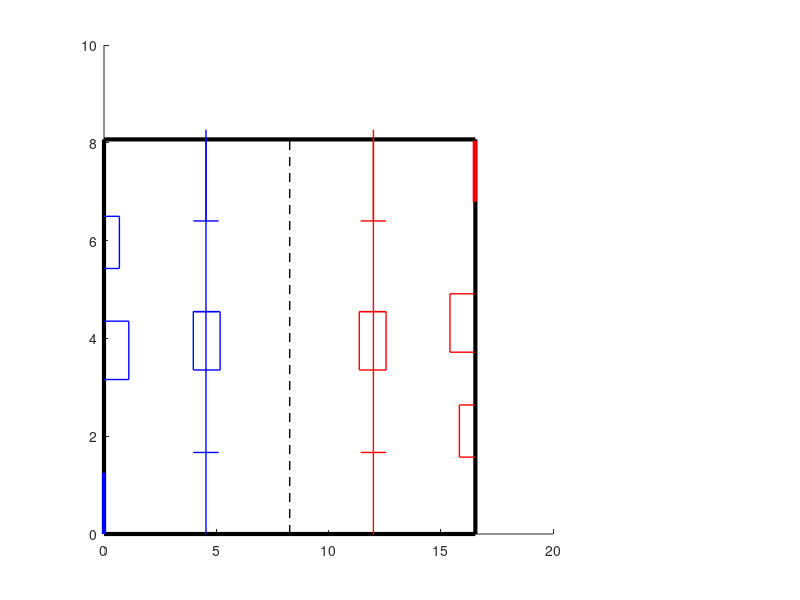

MATLAB code to generate this figure: (Note: this script raises an error after producing the figure.)


% Create figure and first subplot
figure(1), clf
subplot(1,4,1:3)
hold on

% Field Size 317 in. x 691 in.
field_width = 317.69 * 0.0254;
field_length = 691.22 * 0.0254;

% Field
plot([0 0]*0.0254,[0 317.69]*0.0254,'k','LineWidth',3)
plot([0 651.22]*0.0254,[0 0]*0.0254,'k','LineWidth',3)
plot([0 651.22]*0.0254,[317.69 317.69]*0.0254,'k','LineWidth',3)
plot([651.22, 651.22]*0.0254,[0 317.69]*0.0254,'k','LineWidth',3)
plot([325.61 325.61]*0.0254,[0 317.69]*0.0254,'k','LineWidth',1, 'LineStyle','--')
%Hub
plot([156.61 156.61+47]*0.0254,[317.69-65.65-73 317.69-65.65-73]*0.0254, 'b', 'LineWidth', 1)
plot([156.61 156.61+47]*0.0254,[317.69-65.65-73-47 317.69-65.65-73-47]*0.0254, 'b', 'LineWidth', 1)
plot([156.61+47 156.61+47]*0.0254,[317.69-65.65-73 317.69-65.65-73-47]*0.0254, 'b', 'LineWidth', 1)
plot([156.61 156.61]*0.0254,[317.69-65.65-73 317.69-65.65-73-47]*0.0254, 'b', 'LineWidth', 1)
plot([651.22-156.61 651.22-156.61-47]*0.0254,[317.69-65.65-73 317.69-65.65-73]*0.0254, 'r', 'LineWidth', 1)
plot([651.22-156.61 651.22-156.61-47]*0.0254,[317.69-65.65-73-47 317.69-65.65-73-47]*0.0254, 'r', 'LineWidth', 1)
plot([651.22-156.61-47 651.22-156.61-47]*0.0254,[317.69-65.65-73 317.69-65.65-73-47]*0.0254, 'r', 'LineWidth', 1)
plot([651.22-156.61 651.22-156.61]*0.0254,[317.69-65.65-73 317.69-65.65-73-47]*0.0254, 'r', 'LineWidth', 1)
%Trench + Bump
plot([156.61 156.61+44.40]*0.0254,[317.69-65.65-73 317.69-65.65-73]*0.0254, 'b', 'LineWidth', 1)
plot([156.61+22.2 156.61+22.2]*0.0254,[317.69 317.69-65.65]*0.0254, 'b', 'LineWidth', 1)
plot([156.61+22.2 156.61+22.2]*0.0254,[0. 325.61]*0.0254, 'b', 'LineWidth', 1)
plot([156.61 156.61+44.40]*0.0254,[317.69-65.65 317.69-65.65]*0.0254, 'b', 'LineWidth', 1)
plot([156.61 156.61+44.40]*0.0254,[65.65 65.65]*0.0254, 'b', 'LineWidth', 1)
plot([651.22-156.61 651.22-156.61-44.40]*0.0254,[317.69-65.65-73 317.69-65.65-73]*0.0254, 'r', 'LineWidth', 1)
plot([651.22-156.61-22.2 651.22-156.61-22.2]*0.0254,[317.69 317.69-65.65]*0.0254, 'r', 'LineWidth', 1)
plot([651.22-156.61-22.2 651.22-156.61-22.2]*0.0254,[0. 325.61]*0.0254, 'r', 'LineWidth', 1)
plot([651.22-156.61 651.22-156.61-44.40]*0.0254,[317.69-65.65 317.69-65.65]*0.0254, 'r', 'LineWidth', 1)
plot([651.22-156.61 651.22-156.61-44.40]*0.0254,[65.65 65.65]*0.0254, 'r', 'LineWidth', 1)
% Climber
plot([40+3.510 40+3.510]*0.0254,[26.62+121.24+23.5 26.62+121.24-23.5]*0.0254, 'b', 'LineWidth', 1)
plot([0 40+3.510]*0.0254,[26.62+121.24+23.5 26.62+121.24+23.5]*0.0254, 'b', 'LineWidth', 1)
plot([0 40+3.510]*0.0254,[26.62+121.24-23.5 26.62+121.24-23.5]*0.0254, 'b', 'LineWidth', 1)
plot([650.12-40-3.510 650.12-40-3.510]*0.0254,[82.42+87.46-23.5 82.42+87.46+23.5]*0.0254, 'r', 'LineWidth', 1)
plot([650.12 650.12-40-3.510]*0.0254,[82.42+87.46-23.5 82.42+87.46-23.5]*0.0254, 'r', 'LineWidth', 1)
plot([650.12 650.12-40-3.510]*0.0254,[82.42+87.46+23.5 82.42+87.46+23.5]*0.0254, 'r', 'LineWidth', 1)
% Depot
plot([27 27]*0.0254,[158.84+75.93-21 158.84+75.93+21]*0.0254, 'b', 'LineWidth', 1)
plot([0 27]*0.0254,[158.84+75.93+21 158.84+75.93+21]*0.0254, 'b', 'LineWidth', 1)
plot([0 27]*0.0254,[158.84+75.93-21 158.84+75.93-21]*0.0254, 'b', 'LineWidth', 1)
plot([650.12-27 650.12-27]*0.0254,[158.84-75.93-21 158.84-75.93+21]*0.0254, 'r', 'LineWidth', 1)
plot([650.12 650.12-27]*0.0254,[158.84-75.93+21 158.84-75.93+21]*0.0254, 'r', 'LineWidth', 1)
plot([650.12 650.12-27]*0.0254,[158.84-75.93-21 158.84-75.93-21]*0.0254, 'r', 'LineWidth', 1)
% Human Player
plot([0 0]*0.0254,[0 49.32]*0.0254, 'b', 'LineWidth', 3)
plot([650.12 650.12]*0.0254,[316.69 316.69-49.32]*0.0254, 'r', 'LineWidth', 3)

%Robot
[Robot_Plot] = RobotRotation(1,1,0); 


plot([Robot_Plot(1,1) Robot_Plot(1,2) ],[Robot_Plot(2,1) Robot_Plot(2,2)], 'k', 'LineWidth', 1,'LineStyle',':')
plot (Robot_Plot(1,5),Robot_Plot(2,5),'o')
plot (Robot_Plot(1,6),Robot_Plot(2,6),'o')

plot([Robot_Plot(1,2) Robot_Plot(1,3) ],[Robot_Plot(2,2) Robot_Plot(2,3)], 'k', 'LineWidth', 1,'LineStyle',':')
plot([Robot_Plot(1,1) Robot_Plot(1,4) ],[Robot_Plot(2,1) Robot_Plot(2,4)], 'k', 'LineWidth', 1,'LineStyle',':')
plot([Robot_Plot(1,3) Robot_Plot(1,4) ],[Robot_Plot(2,3) Robot_Plot(2,4)], 'k', 'LineWidth', 1,'LineStyle',':')

axis([-20*0.0254, (297.7*2+95.9+20)*0.0254, -20*0.0254, (317.5+20)*0.0254])

axis equal

axis equal
grid on
xlabel('X (m)')
ylabel('Y (m)')
